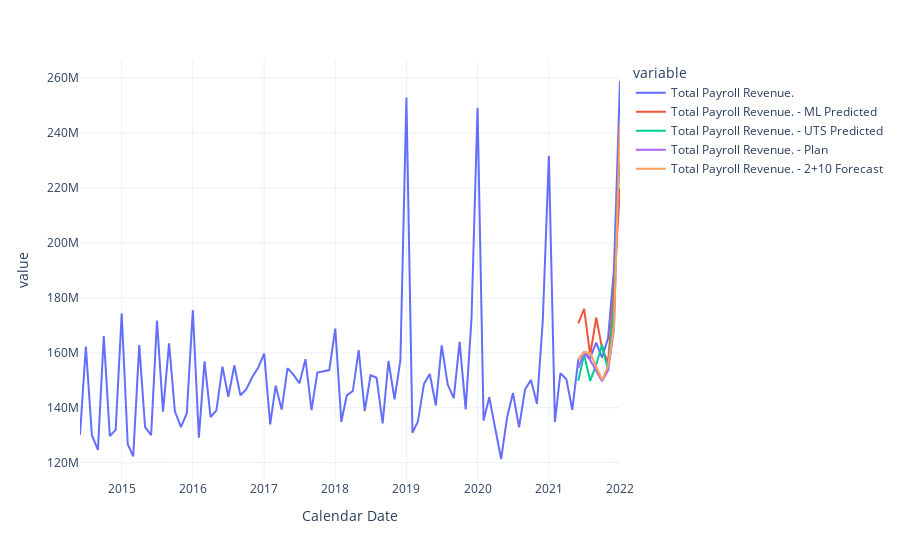

Notebook code for this chart:
### Code cell
# show plot
fig = px.line(concat_df, x='Calendar Date', y=[target_col, ml_col, uts_col, plan_col, fcst_col], template='plotly_white')
fig.show()
